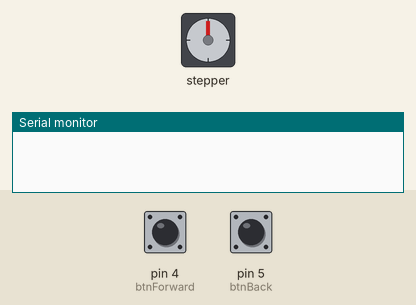
A sketch run on a simulated Arduino Uno, built with avr-gcc and run on an emulated ATmega328P. Parts: stepper motor, the last lines printed to the serial monitor. The inputs (shaded band) are chosen by the test bench; at power-on: pin 4 (btnForward) HIGH, pin 5 (btnBack) HIGH. Stepper angles assume 4096 steps per turn.

Above: at 1.2 s.
1.3 s: pin 4 (btnForward) pulled LOW for 0.15 s
At 4.17 s:
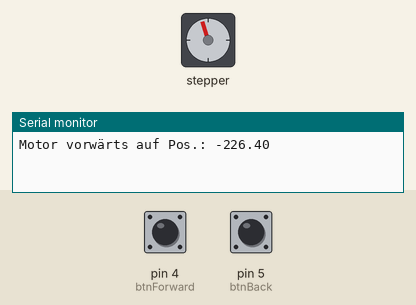
4.3 s: pin 5 (btnBack) pulled LOW for 0.15 s
7.4 s: pin 5 (btnBack) pulled LOW for 1 s
At 10.3 s:
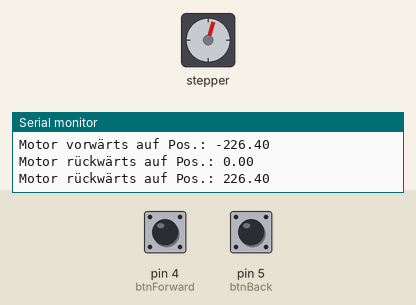
10.4 s: pin 5 (btnBack) pulled LOW for 0.15 s
At 13.15 s:
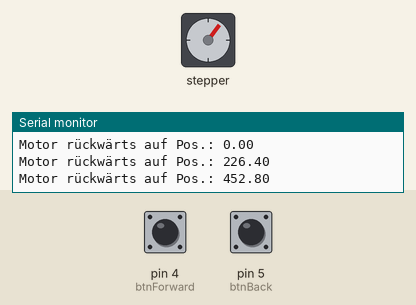
13.4 s: pin 5 (btnBack) pulled LOW for 3.2 s
18.1 s: pin 5 (btnBack) pulled LOW for 0.15 s
At 18.53 s:
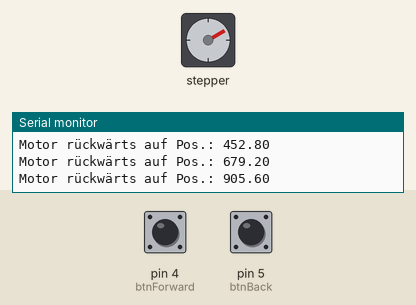
Timing chart, 0 to 22.1 s (numbered marks = the images above; inputs shaded):
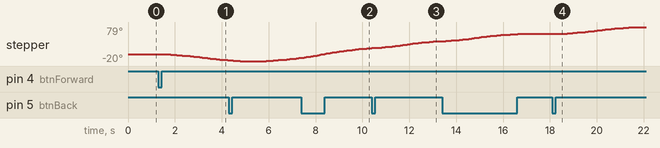

The sketch:

28BYJ_48_Steppermotor_2xButton.ino
```cpp
/*
Project:  28BYJ-48 Steppermotor with the UDL2003 Modul - Arduino UNO and 2 buttons
Author:   Thomas Edlinger for www.edistechlab.com
Date:     Created 27.08.2023
Version:  V1.0
IDE:      Arduino IDE 2.1.1

Required libraries (sketch -> include library -> manage libraries)
 - AccelStepper by Mike McCauley V1.64
 - Bounce2 by Thomas O Fredericks V2.71

Wirering for the UDL2003 Modul:
IN1         11
IN2         10
IN3         9
IN4         8
5 Volt and GND on + / -

Button 1 is on GND and Pin 5
Button 2 is on GND and Pin 4
*/

#include <AccelStepper.h>
#include <Bounce2.h>
const byte btnBack = 5;
const byte btnForward = 4;
const byte Fullstep = 4;
const byte Halfstep = 8;
const short fullRevolution = 2038;
const float SteppDegree = 11.32; // Halfstep 11.32 - Fullstep 5.66
float degree = 20;  // pro Tastendruck
float moveRev = degree * SteppDegree;
float Move = 0;
Bounce2::Button buttonBack = Bounce2::Button();
Bounce2::Button buttonForw = Bounce2::Button();

// Pins IN1-IN3-IN2-IN4
AccelStepper stepper1(Halfstep, 11, 9, 10, 8);

void setup(void) {
  Serial.begin(115200);
  buttonBack.attach(btnBack, INPUT_PULLUP);
  buttonBack.interval(30); // 30 ms zum Entprellen
  buttonBack.setPressedState(LOW);  // Input = LOW bei gedrückten Taster
  buttonForw.attach(btnForward, INPUT_PULLUP);
  buttonForw.interval(30); // 30 ms zum Entprellen
  buttonForw.setPressedState(LOW);  // Input = LOW bei gedrückten Taster
  stepper1.setMaxSpeed(1000.0);   // set the maximum speed
  stepper1.setAcceleration(50); // set acceleration
  stepper1.setSpeed(200);         // set initial speed
  stepper1.setCurrentPosition(0); // set position
}

void loop(void) {
  buttonBack.update();
  buttonForw.update();
  if ( buttonBack.pressed() ) {
    //Serial.println("Motor rückwärts");
    Move = Move + moveRev;
    Serial.print("Motor rückwärts auf Pos.: "); Serial.println(Move);
  }
  if ( buttonForw.pressed() ) {
    Move = Move - moveRev;
    Serial.print("Motor vorwärts auf Pos.: "); Serial.println(Move);
  }
  stepper1.moveTo(Move);
  stepper1.run();
}
```
